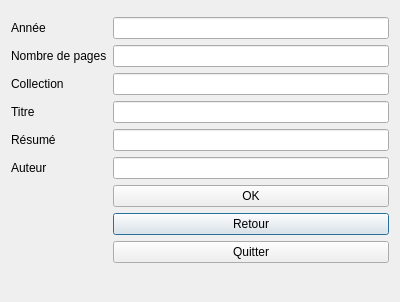
<?xml version="1.0" encoding="UTF-8"?>
<ui version="4.0">
 <class>fenetre_livre</class>
 <widget class="QDialog" name="fenetre_livre">
  <property name="geometry">
   <rect>
    <x>0</x>
    <y>0</y>
    <width>400</width>
    <height>302</height>
   </rect>
  </property>
  <property name="windowTitle">
   <string>Livre</string>
  </property>
  <layout class="QFormLayout" name="formLayout">
   <item row="0" column="0">
    <layout class="QGridLayout" name="gridLayout"/>
   </item>
   <item row="3" column="0">
    <widget class="QLabel" name="label">
     <property name="text">
      <string>Année</string>
     </property>
    </widget>
   </item>
   <item row="3" column="1">
    <widget class="QLineEdit" name="annee"/>
   </item>
   <item row="4" column="0">
    <widget class="QLabel" name="label_2">
     <property name="text">
      <string>Nombre de pages</string>
     </property>
    </widget>
   </item>
   <item row="4" column="1">
    <widget class="QLineEdit" name="nb_pages"/>
   </item>
   <item row="5" column="0">
    <widget class="QLabel" name="label_3">
     <property name="text">
      <string>Collection</string>
     </property>
    </widget>
   </item>
   <item row="5" column="1">
    <widget class="QLineEdit" name="collection"/>
   </item>
   <item row="6" column="0">
    <widget class="QLabel" name="label_4">
     <property name="text">
      <string>Titre</string>
     </property>
    </widget>
   </item>
   <item row="6" column="1">
    <widget class="QLineEdit" name="titre"/>
   </item>
   <item row="7" column="0">
    <widget class="QLabel" name="label_5">
     <property name="text">
      <string>Résumé</string>
     </property>
    </widget>
   </item>
   <item row="7" column="1">
    <widget class="QLineEdit" name="resume"/>
   </item>
   <item row="10" column="1">
    <widget class="QPushButton" name="retourlivre">
     <property name="text">
      <string>Retour</string>
     </property>
    </widget>
   </item>
   <item row="11" column="1">
    <widget class="QPushButton" name="quitterlivre">
     <property name="text">
      <string>Quitter</string>
     </property>
    </widget>
   </item>
   <item row="9" column="1">
    <widget class="QPushButton" name="oklivre">
     <property name="text">
      <string>OK</string>
     </property>
    </widget>
   </item>
   <item row="8" column="1">
    <widget class="QLineEdit" name="auteur"/>
   </item>
   <item row="8" column="0">
    <widget class="QLabel" name="label_6">
     <property name="text">
      <string>Auteur</string>
     </property>
    </widget>
   </item>
  </layout>
 </widget>
 <resources/>
 <connections/>
</ui>
